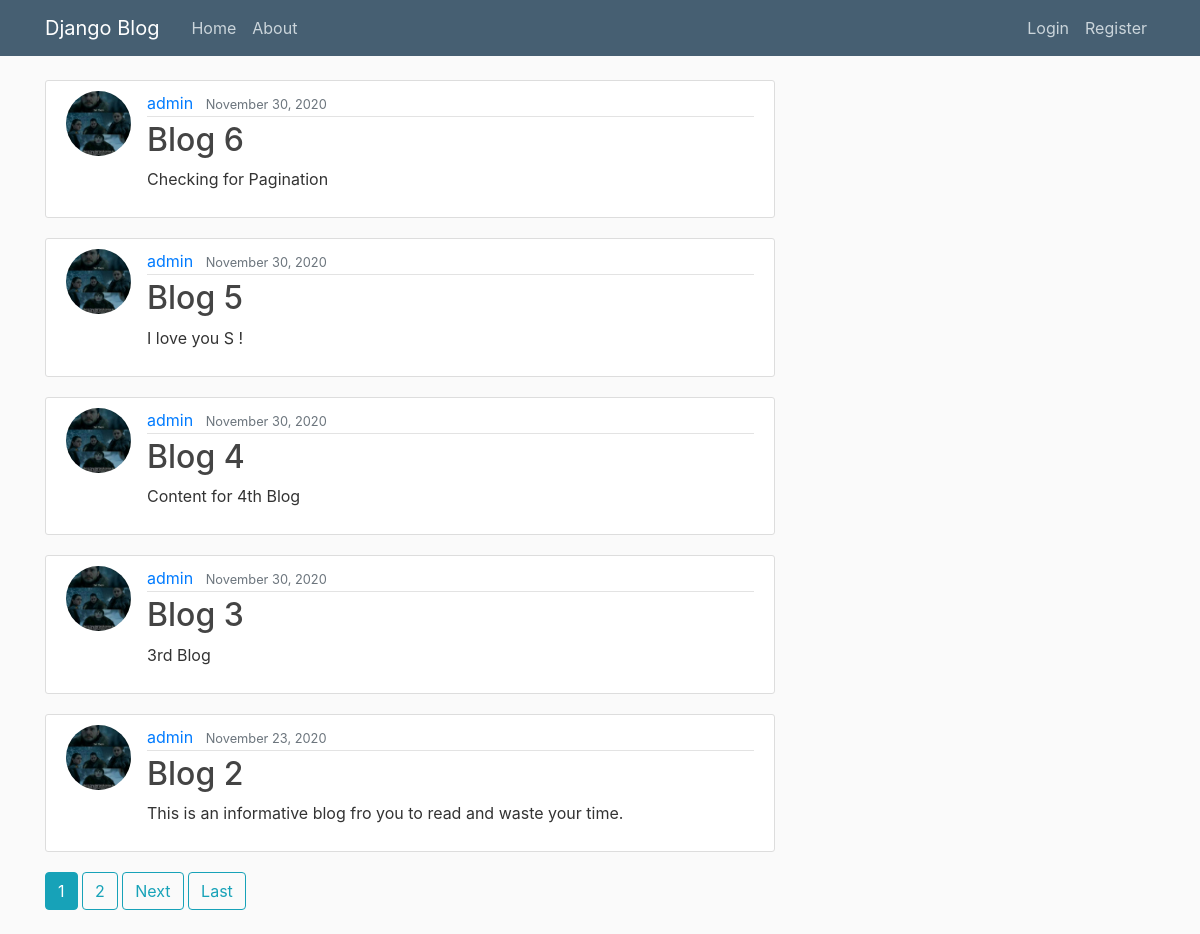
The page / on the database its author committed.
### blog/models.py (models this page shows, shortened)
class Post(models.Model):
    title = models.CharField(max_length=100)
    content = models.TextField()
    date_posted = models.DateTimeField(default= timezone.now)
    author = models.ForeignKey(User, on_delete= models.CASCADE)

### users/models.py (models this page shows, shortened)
class Profile(models.Model):
    user = models.OneToOneField(User, on_delete=models.CASCADE)
    image = models.ImageField(default = 'default.jpg', upload_to = 'profile_pic')

### blog/views.py (the view)
# urls.py: path('', PostListView.as_view(), name='blog-home'),
class PostListView(ListView):
    model = Post
    template_name = 'blog/home.html'
    context_object_name = 'posts'
    ordering = ['-date_posted']
    paginate_by = 5

### blog/templates/blog/home.html (shortened to what this page needs)
{% extends "blog/base.html" %}
{% block content %}
    {% for post in posts %}
        <article class="media content-section">
          <img class="rounded-circle article-img" src="{{ post.author.profile.image.url }}">
          <div class="media-body">
            <div class="article-metadata">
              <a class="mr-2" href="#">{{ post.author }}</a>
              <small class="text-muted">{{ post.date_posted|date:"F d, Y" }}</small>
            </div>
            <h2><a class="article-title" href="{% url 'blog-detail' post.id %}">{{ post.title }}</a></h2>
            <p class="article-content">{{ post.content }}</p>
          </div>
        </article>
    {% endfor %}
    {% if is_paginated %}
    {% for num in page_obj.paginator.page_range %}
      {% if page_obj.number == num %}
        <a class="btn btn-info mb-4" href="?page={{ num }}">{{ num }}</a>
      {% elif num > page_obj.number|add:'-3' and num < page_obj.number|add:'3' %}
        <a class="btn btn-outline-info mb-4" href="?page={{ num }}">{{ num }}</a>
      {% endif %}
    {% endfor %}
    {% if page_obj.has_next %}
      <a class="btn btn-outline-info mb-4" href="?page={{ page_obj.next_page_number }}">Next</a>
      <a class="btn btn-outline-info mb-4" href="?page={{ page_obj.paginator.num_pages }}">Last</a>
    {% endif %}
  {% endif %}
{% endblock content %}

### blog/templates/blog/base.html (shortened to what this page needs)
{% load static %}
<!DOCTYPE html>
<html>
<head>
    <link rel="stylesheet" href="https://maxcdn.bootstrapcdn.com/bootstrap/4.0.0/css/bootstrap.min.css">
    <link rel="stylesheet" type="text/css" href="{% static 'blog/main.css' %}">
</head>
<body>
    <header class="site-header">
      <nav class="navbar navbar-expand-md navbar-dark bg-steel fixed-top">
        <div class="container">
          <a class="navbar-brand mr-4" href="{% url 'blog-home' %}">Django Blog</a>
          <div class="collapse navbar-collapse" id="navbarToggle">
            <div class="navbar-nav mr-auto">
              <a class="nav-item nav-link" href="{% url 'blog-home' %}">Home</a>
              <a class="nav-item nav-link" href="{% url 'blog-about' %}">About</a>
            </div>
            <div class="navbar-nav">
              {% if user.is_authenticated %}
                <a class="nav-item nav-link" href="{% url 'blog-create' %}">New Post</a>
                <a class="nav-item nav-link" href="{% url 'profile' %}">Profile</a>
                <a class="nav-item nav-link" href="{% url 'logout' %}">Logout</a>
              {% else %}
                <a class="nav-item nav-link" href="{% url 'login' %}">Login</a>
                <a class="nav-item nav-link" href="{% url 'register' %}">Register</a>
              {% endif %}
            </div>
          </div>
        </div>
      </nav>
    </header>
    <main role="main" class="container">
      <div class="row">
        <div class="col-md-8">
          {% block content %}{% endblock %}
        </div>
      </div>
    </main>
</body>
</html>

### blog/static/blog/main.css (style rules this page uses)
body { background: #fafafa; color: #333333; margin-top: 5rem; }
h1, h2, h3, h4, h5, h6 { color: #444444; }
.bg-steel { background-color: #465f72; }
.site-header .navbar-nav .nav-link { color: #cbd5db; }
.content-section { background: #ffffff; padding: 10px 20px; border: 1px solid #dddddd; border-radius: 3px; margin-bottom: 20px; }
.article-title { color: #444444; }
.article-content { white-space: pre-line; }
.article-img { height: 65px; width: 65px; margin-right: 16px; }
.article-metadata { padding-bottom: 1px; margin-bottom: 4px; border-bottom: 1px solid #e3e3e3 }

### rows shown on the page
Post: author.profile.image (picture), author "admin", date_posted "November 30, 2020", title "Blog 6", content "Checking for Pagination"
Post: author.profile.image (picture), author "admin", date_posted "November 30, 2020", title "Blog 5", content "I love you S !"
Post: author.profile.image (picture), author "admin", date_posted "November 30, 2020", title "Blog 4", content "Content for 4th Blog"
Post: author.profile.image (picture), author "admin", date_posted "November 30, 2020", title "Blog 3", content "3rd Blog"
Post: author.profile.image (picture), author "admin", date_posted "November 23, 2020", title "Blog 2", content "This is an informative blog fro you to read and waste your time."

### other values the page prints
{{ num }} "1"
{{ num }} "2"
